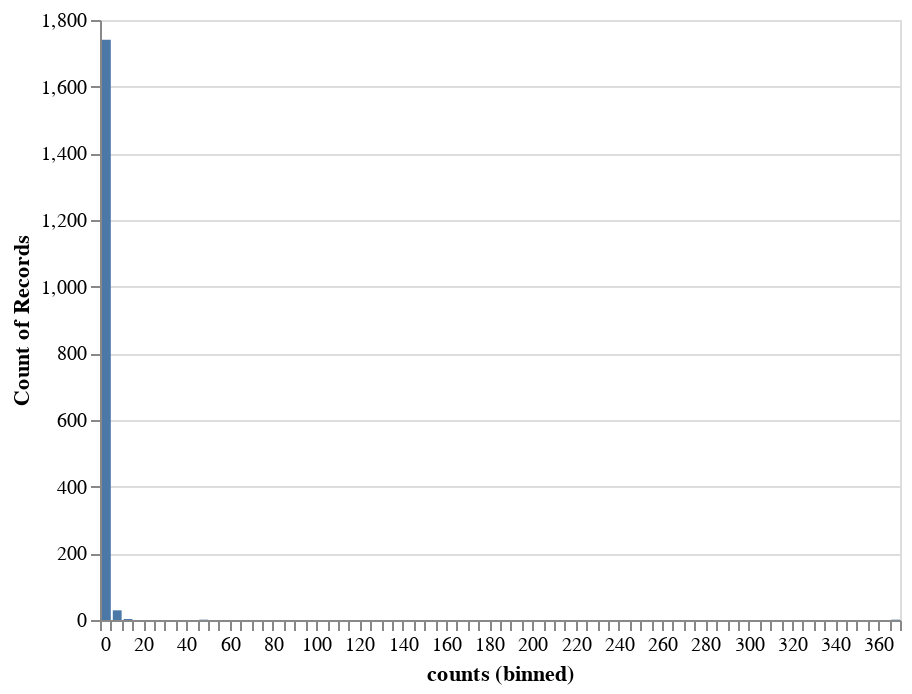

Notebook code cell kept with this figure:
### Code cell
alt.Chart(subscribers_counts).mark_bar().encode(
    alt.X('counts', bin=alt.Bin(maxbins=100)),
    y='count()'
)

### Figure 1 — Vega-Lite specification as saved in the notebook (floating-point values rounded to 4 significant figures; data arrays with more than 128 entries replaced by an {"elided": "..."} marker saying what was removed)
{"$schema": "https://vega.github.io/schema/vega-lite/v4.8.1.json", "config": {"view": {"continuousHeight": 300, "continuousWidth": 400}}, "data": {"name": "data-9530b12b83da452443bb4f1a0283f8b1"}, "datasets": {"data-9530b12b83da452443bb4f1a0283f8b1": {"elided": "1775 records"}}, "encoding": {"x": {"bin": {"maxbins": 100}, "field": "counts", "type": "quantitative"}, "y": {"aggregate": "count", "type": "quantitative"}}, "mark": "bar"}
